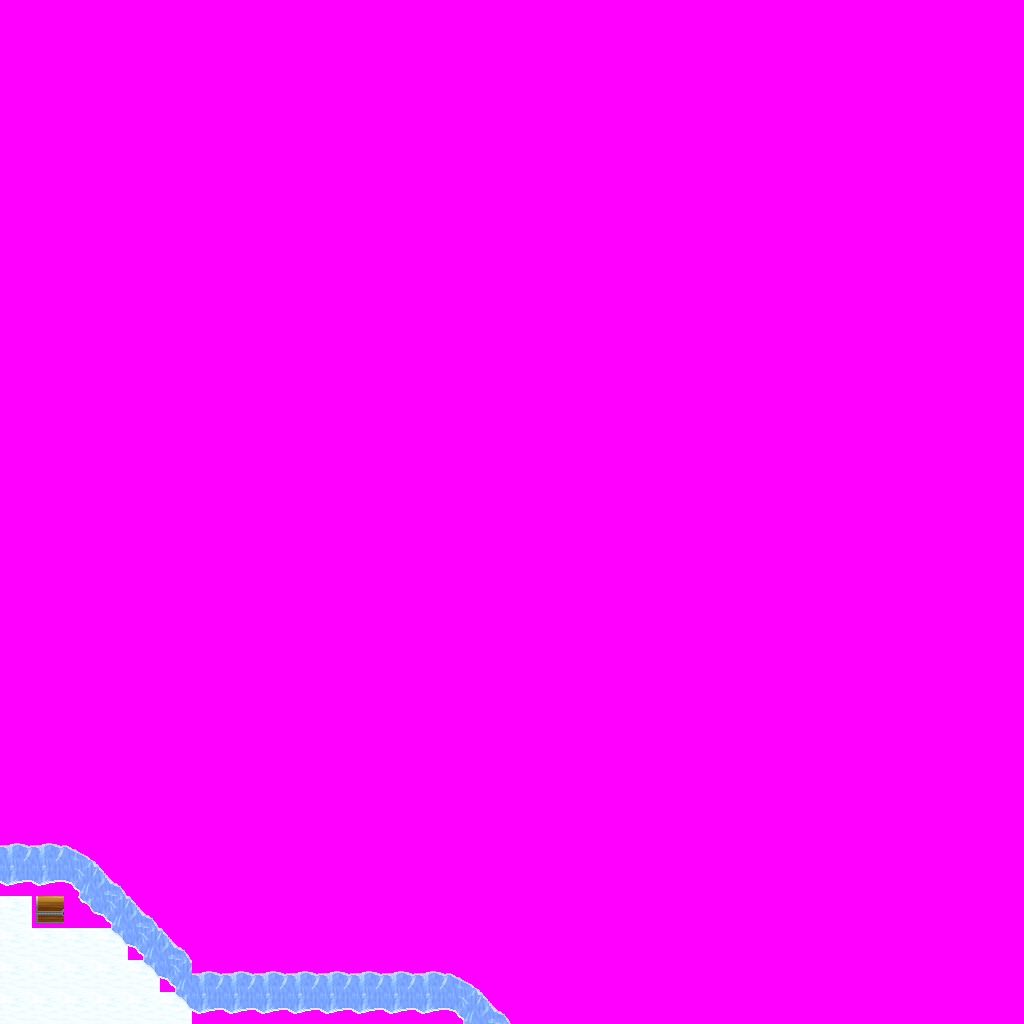

Rendered tile map (Tiled .tmx) drawn with the repository's tilesets; below, a short description and the map source with its tile grids summarised:
An orthogonal 32x32 tile map with 32x32 px tiles, 6 tile layers (Ground, Objects, Above, Walkable, ...), 5 tilesets and 4 objects (2x newmap, from_east_0, from_north_0).

<map version="1.0" orientation="orthogonal" width="32" height="32" tilewidth="32" tileheight="32">
 <tileset firstgid="1" name="ground_ice_ice" tilewidth="32" tileheight="32">
  <image source="../drawable/ground_ice_ice.png" width="96" height="32" />
 </tileset>
 <tileset firstgid="4" name="ground_ridge_ice" tilewidth="32" tileheight="32">
  <image source="../drawable/ground_ridge_ice.png" width="224" height="192" />
 </tileset>
 <tileset firstgid="46" name="item_chest_chest_2" tilewidth="32" tileheight="32">
  <image source="../drawable/item_chest_chest_2.png" width="96" height="64" />
 </tileset>
 <tileset firstgid="52" name="building_wall_int_sandstone" tilewidth="32" tileheight="32">
  <image source="../drawable/building_wall_int_sandstone.png" width="96" height="160" />
 </tileset>
 <tileset firstgid="67" name="walkable_sentinel" tilewidth="32" tileheight="32">
  <image source="../drawable/walkable_sentinel.png" width="32" height="32" />
 </tileset>
 <layer name="Ground" width="32" height="32">
  <data>[1024 cells, 1024 non-empty, 3 distinct tile ids]</data>
 </layer>
 <layer name="Objects" width="32" height="32">
  <data>[1024 cells, 1 non-empty, 1 distinct tile ids]</data>
 </layer>
 <layer name="Above" width="32" height="32">
  <data>[1024 cells, 0 non-empty, 0 distinct tile ids]</data>
 </layer>
 <layer name="Walkable" width="32" height="32">
  <data>[1024 cells, 1008 non-empty, 1 distinct tile ids]</data>
 </layer>
 <layer name="Objects_stendhal" width="32" height="32">
  <data>[1024 cells, 36 non-empty, 7 distinct tile ids]</data>
 </layer>
 <layer name="Objects_stendhal2" width="32" height="32">
  <data>[1024 cells, 0 non-empty, 0 distinct tile ids]</data>
 </layer>
 <objectgroup name="Mapevents" width="32" height="32">
  <object name="exit_west_0" type="newmap" x="0" y="896" width="32" height="128">
   <properties>
    <property name="map" value="level_1_semos_yeticave_x0_y0" />
    <property name="place" value="from_west_0" />
   </properties>
  </object>
  <object name="exit_south_0" type="newmap" x="0" y="992" width="192" height="32">
   <properties>
    <property name="map" value="level_1_semos_yeticave_x1_y1" />
    <property name="place" value="from_south_0" />
   </properties>
  </object>
 </objectgroup>
 <objectgroup name="Spawn" width="32" height="32">
  <object name="from_east_0" x="0" y="960" width="32" height="32" />
  <object name="from_north_0" x="96" y="992" width="32" height="32" />
 </objectgroup>
 <objectgroup name="Keys" width="32" height="32" />
 <objectgroup name="Replace" width="32" height="32" />
</map>
